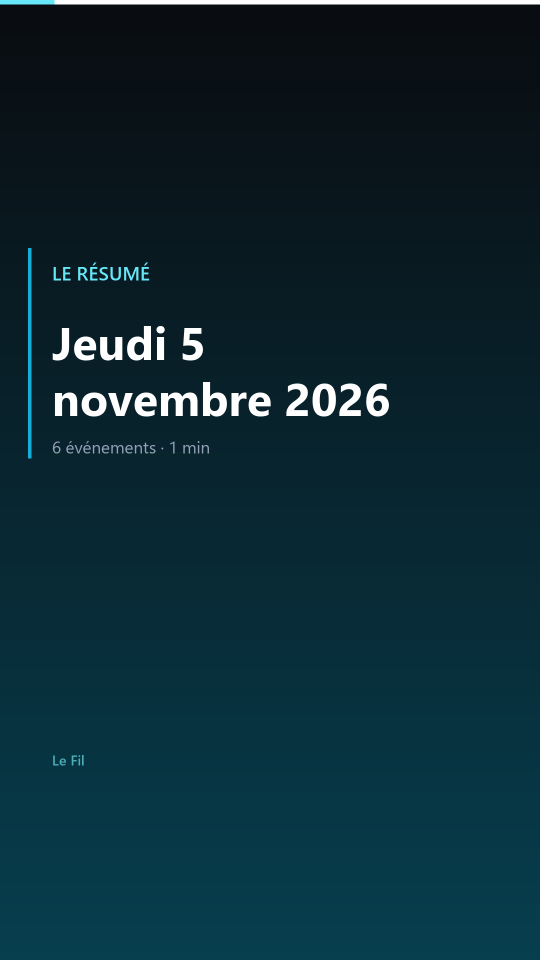
#> input picture docs/demo/cards/card01.png, 1080 x 1920 px, given in place of card01.jpg, which was not available (shown at 1/2 size)
$ python demo_deck.py
#> lines starting #> are read from the running program, lines starting #| are printed output that depends on the picture
#!/usr/bin/env python3
"""Demonstration : un bulletin de 10 cartes a partir de depeches reelles.

Etape 1  python tools/demo_deck.py --emit      -> ecrit docs/demo/segments.json
Etape 2  (PowerShell) synthese vocale des segments -> WAV
Etape 3  python tools/demo_deck.py --render    -> cartes PNG + listes de concat
Etape 4  (ffmpeg) assemblage

Les titres sont reels (BBC, France 24, Le Monde, Al Jazeera, DW, Hespress,
releves le 5 novembre 2026). Les cartes sont ecrites a la main : c'est le travail
editorial qu'on ne confie pas encore au LLM.
"""
from __future__ import annotations

import json
import sys
import wave
from pathlib import Path

from PIL import Image, ImageDraw, ImageFilter, ImageFont

import geo_silhouette as geo

W, H, S = 1080, 1920, 1
OUT = Path("docs/demo")
FONT_DIR = Path(r"C:\Windows\Fonts")
REG = FONT_DIR / "segoeui.ttf"
BOLD = FONT_DIR / "segoeuib.ttf"
SEMI = FONT_DIR / "seguisb.ttf"
if not SEMI.exists():
    SEMI = BOLD

WHITE = "#ffffff"
DIM = "#94a3b8"

_d: dict = {}


def font(size, path=BOLD):
    k = (size, path)
    if k not in _d:
        _d[k] = ImageFont.truetype(str(path), int(size))
    return _d[k]


# ── le plateau ──────────────────────────────────────────────────────────────
# hue = teinte de fond par evenement ; accent = couleur du kicker
DECK = [
    dict(kind="text", hue="#0e7490", accent="#67e8f9",
         kicker="LE RÉSUMÉ",
         lines=["Jeudi 5", "novembre 2026"],
         source="6 événements · 1 min",
         say="Le résumé de l'actualité mondiale du jeudi cinq novembre."),

    dict(kind="text", hue="#1d4ed8", accent="#93c5fd",
         kicker="FRANCE",
         lines=["Grève : les", "syndicats", "rejoignent"],
         source="Le Monde · France 24 · BBC",
         say="En France, la grève prend de l'ampleur. Les syndicats ont rejoint le mouvement."),

    dict(kind="number", hue="#1d4ed8", accent="#93c5fd",
         kicker="FRANCE",
         number="575 000",
         label="manifestants, selon la CGT",
         source="Le Monde · France 24",
         say="Entre cinq cent soixante-quinze mille et un million six cent mille manifestants, selon les sources."),

    dict(kind="text", hue="#0f766e", accent="#5eead4",
         kicker="EUROPE",
         lines=["Vingt vols visés", "par des alertes"],
         source="BBC · Le Monde · France 24",
         say="En Europe, une vingtaine de vols commerciaux ont été visés par des alertes à la bombe."),

    dict(kind="text", hue="#4338ca", accent="#a5b4fc",
         kicker="ÉTATS-UNIS",
         lines=["Midterms : la", "carte politique", "rebattue"],
         source="Al Jazeera · DW",
         say="Aux États-Unis, les élections de mi-mandat rebattent la carte politique."),

    dict(kind="number", hue="#4338ca", accent="#a5b4fc",
         kicker="CALIFORNIE",
         number="548",
         label="peines de mort commuées",
         source="BBC · DW",
         say="En Californie, le gouverneur a commué cinq cent quarante-huit peines de mort."),

    dict(kind="text", hue="#b45309", accent="#fcd34d",
         kicker="PARAGUAY",
         lines=["Le président", "démissionne"],
         source="France 24",
         say="Au Paraguay, le président Santiago Peña démissionne après un scandale bancaire."),

    dict(kind="text", hue="#15803d", accent="#86efac",
         kicker="COP31",
         lines=["Le financement", "de l'adaptation", "manque"],
         source="France 24",
         say="À la COP trente et un, l'ONU juge le déficit de financement de l'adaptation ahurissant."),

    dict(kind="text", hue="#9f1239", accent="#fda4af",
         kicker="MAROC",
         lines=["Vigilance face", "à la menace"],
         source="Hespress",
         say="Au Maroc, le ministère de l'Intérieur appelle à la vigilance face à la menace terroriste."),

    dict(kind="text", hue="#334155", accent="#cbd5e1",
         kicker="LE FIL",
         lines=["Chaque événement,", "source par source"],
         source="lefil.example",
         say="C'était le résumé. Chaque événement, source par source, sur le site."),
]


# Fond par defaut : le degrade. La silhouette de pays n'est pas activee (le
# rendu obtenu n'etait pas convaincant). Des qu'une image est deposee dans
# docs/demo/backgrounds/cardNN.jpg, elle est utilisee a la place — et c'est le
# chemin normal : les visuels se choisissent a la main.
GEO_MAP = {i: (None, None) for i in range(1, 11)}
for _i, _c in enumerate(DECK, 1):
    _c["geo"], _c["geo_bbox"] = GEO_MAP[_i]


def hex2rgb(h: str) -> tuple[int, int, int]:
    h = h.lstrip("#")
    return tuple(int(h[i:i + 2], 16) for i in (0, 2, 4))


def darken(rgb, f: float):
    return tuple(int(c * f) for c in rgb)


def gradient(size, top, bottom):
    w, h = size
    img = Image.new("RGB", size)
    d = ImageDraw.Draw(img)
    for y in range(h):
        t = y / max(1, h - 1)
        c = tuple(int(top[i] + (bottom[i] - top[i]) * t) for i in range(3))
        d.line([(0, y), (w, y)], fill=c)
    return img


def cover(img: Image.Image, size) -> Image.Image:
    """Recadre l'image pour couvrir exactement la taille demandee."""
#> called with size = (1080, 1920)
    w, h = img.size
#> w = 1080; h = 1920
    W2, H2 = size
#> W2 = 1080; H2 = 1920
    s = max(W2 / w, H2 / h)
#> s = 1
    img = img.resize((int(w * s) + 1, int(h * s) + 1), Image.LANCZOS)
    left, top = (img.width - W2) // 2, (img.height - H2) // 2
#> left = 0; top = 0
    return img.crop((left, top, left + W2, top + H2))


def draw_card(card: dict, index: int, total: int) -> Image.Image:
    hue = hex2rgb(card["hue"])

    # ── fond : image si elle existe, sinon degrade ─────────────────────────
    bg_file = next(
        (p for p in (OUT / "backgrounds" / f"card{index + 1:02d}.jpg",
                     OUT / "backgrounds" / f"card{index + 1:02d}.png") if p.exists()),
        None,
    )
    if bg_file:
        img = cover(Image.open(bg_file).convert("RGB"), (W, H))
        # voile : assombrit uniformement, puis degrade vers la droite pour que
        # le texte reste lisible quel que soit le cliche
        veil = Image.new("RGBA", (W, H), (8, 10, 14, 120))
        for x in range(0, W):
            a = int(150 * (1 - x / W) ** 1.1)
            ImageDraw.Draw(veil).line([(x, 0), (x, H)], fill=(6, 9, 13, a))
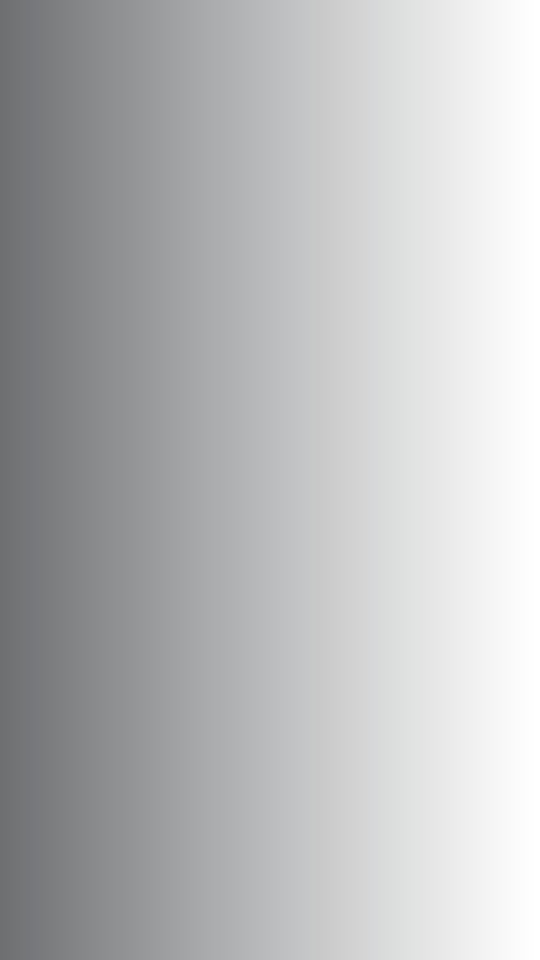
#> veil: PIL image 1080x1920 RGBA (shown at 1/2 size); mean R, G, B, A 6, 9, 13, 71; transparent parts drawn white
        img = Image.alpha_composite(img.convert("RGBA"), veil).convert("RGB")
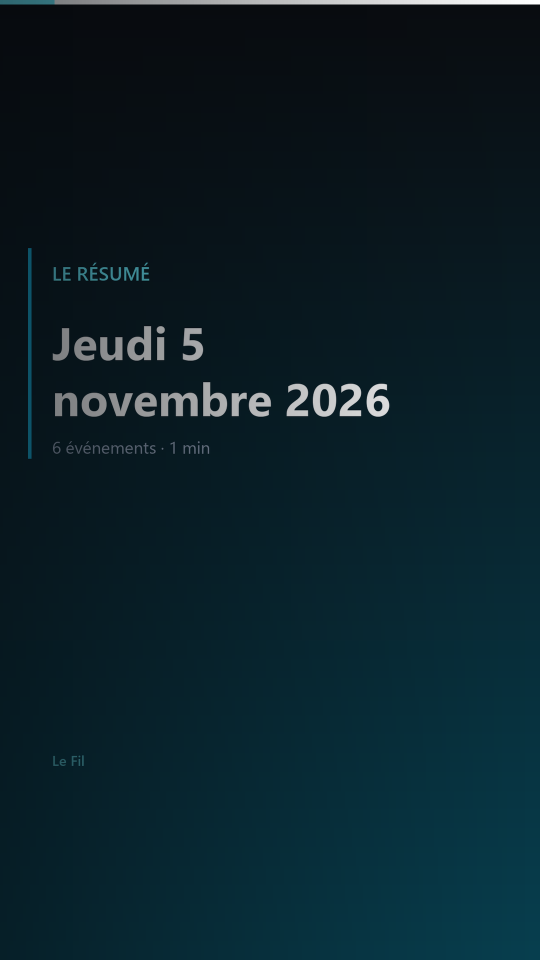
#> img: PIL image 1080x1920 RGB (shown at 1/2 size); mean R, G, B 10.5, 32.1, 40.4
    else:
        img = gradient((W, H), (10, 12, 16), darken(hue, 0.55))

    d = ImageDraw.Draw(img)

    # barre de progression, tout en haut (hors zone utile)
    seg = W / total
    d.rectangle([0, 0, W, 8], fill=(255, 255, 255, 26))
    d.rectangle([index * seg, 0, (index + 1) * seg, 8], fill=hex2rgb(card["accent"]))

    # filet vertical d'accent : dessine apres le contenu, pour qu'il s'arrete
    # avec le bloc de texte et ne flotte pas dans le vide

    x = 104
    kicker_f = font(38, SEMI)
    d.text((x, 520), card["kicker"], font=kicker_f, fill=hex2rgb(card["accent"]))

    if card["kind"] == "number":
        num_f = font(190, BOLD)
        d.text((x, 600), card["number"], font=num_f, fill=WHITE)
        d.text((x, 600 + 210), card["label"], font=font(44, REG), fill=DIM)
        y_src = 600 + 210 + 90
    else:
        f = font(92, BOLD)
        y = 620
        for line in card["lines"]:
            d.text((x, y), line, font=f, fill=WHITE)
            y += 112
#> after the loop, y = 844
        y_src = y + 26
#> y_src = 870

    d.text((x, y_src), card["source"], font=font(34, REG), fill=DIM)
    d.rectangle([56, 496, 62, y_src + 46], fill=darken(hue, 1.5))

    # signature discrete sous le bloc (dans la zone utile)
    d.text((x, 1500), "Le Fil", font=font(28, SEMI), fill=darken(hex2rgb(card["accent"]), 0.75))
    return img


def wav_duration(path: Path) -> float:
    with wave.open(str(path), "rb") as w:
        return w.getnframes() / float(w.getframerate())


def main() -> None:
    mode = sys.argv[1] if len(sys.argv) > 1 else "--render"
    OUT.mkdir(parents=True, exist_ok=True)

    if mode == "--emit":
        segs = [c["say"] for c in DECK]
        (OUT / "segments.json").write_text(
            json.dumps(segs, ensure_ascii=False, indent=1), encoding="utf-8")
        print(f"ecrit: {OUT/'segments.json'} ({len(segs)} segments)")
        return

    cards_dir = OUT / "cards"
    cards_dir.mkdir(exist_ok=True)
    audio_dir = OUT / "audio"

    if not audio_dir.exists():
        audio_dir.mkdir(parents=True, exist_ok=True)
        print("note : pas d'audio synthetise, le timing suit la longueur du texte")

    total = len(DECK)
    concat, storyboard = [], []
    t = 0.0
    for i, card in enumerate(DECK):
        img = draw_card(card, i, total)
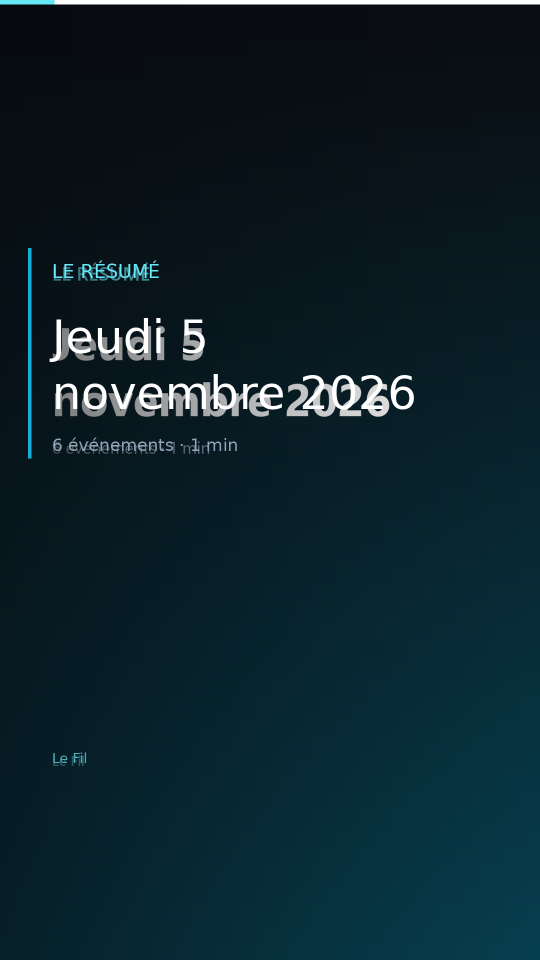
#> img: PIL image 1080x1920 RGB (shown at 1/2 size); mean R, G, B 12.9, 34.7, 42.9
        p = cards_dir / f"card{i + 1:02d}.png"
        img.save(p)

        # la duree suit la longueur du texte parle (~15 caracteres/seconde),
        # et non l'audio : la synthese vocale n'est pas disponible ici.
        wav = audio_dir / f"seg{i + 1:02d}.wav"
        if wav.exists():
            dur = wav_duration(wav) + 0.35
        else:
            dur = min(7.5, max(2.0, 0.9 + len(card["say"]) / 17.0))
#> dur = 4.25
        card_dur = round(dur, 2)
#> card_dur = 4.25
        concat.append(f"file 'cards/card{i + 1:02d}.png'\nduration {card_dur}")
        storyboard.append({"n": i + 1, "kicker": card["kicker"],
                           "headline": card.get("number") or " ".join(card["lines"]),
                           "dur": card_dur, "start": round(t, 2),
                           "say": card["say"]})
        t += card_dur
#> t = 4.25

    concat.append(f"file 'cards/card{total:02d}.png'")   # derniere image maintenue
    (OUT / "concat.txt").write_text("\n".join(concat) + "\n", encoding="utf-8")
    (OUT / "storyboard.json").write_text(
        json.dumps(storyboard, ensure_ascii=False, indent=1), encoding="utf-8")

    # sous-titres derives du storyboard : c'est ce que le site servira en WebVTT
    def ts(sec: float, comma: bool = False) -> str:
        h, m, s = int(sec // 3600), int(sec % 3600 // 60), sec % 60
        sep = "," if comma else "."
        return f"{h:02d}:{m:02d}:{s:06.3f}".replace(".", sep)

    vtt = ["WEBVTT", ""]
    srt = []
    for i, s in enumerate(storyboard):
        a, b = s["start"], s["start"] + s["dur"]
        vtt += [f"{i + 1}", f"{ts(a)} --> {ts(b)}", s["say"], ""]
        srt += [f"{i + 1}", f"{ts(a, True)} --> {ts(b, True)}", s["say"], ""]
    (OUT / "bulletin.vtt").write_text("\n".join(vtt), encoding="utf-8")
    (OUT / "bulletin.srt").write_text("\n".join(srt), encoding="utf-8")

    print(f"{total} cartes + 1 contact, duree estimee {t:.1f} s")
    for s in storyboard:
        print(f"  {s['n']:>2}. {s['kicker']:<12} {s['headline'][:38]:<40} {s['dur']:>5} s")


if __name__ == "__main__":
    main()
